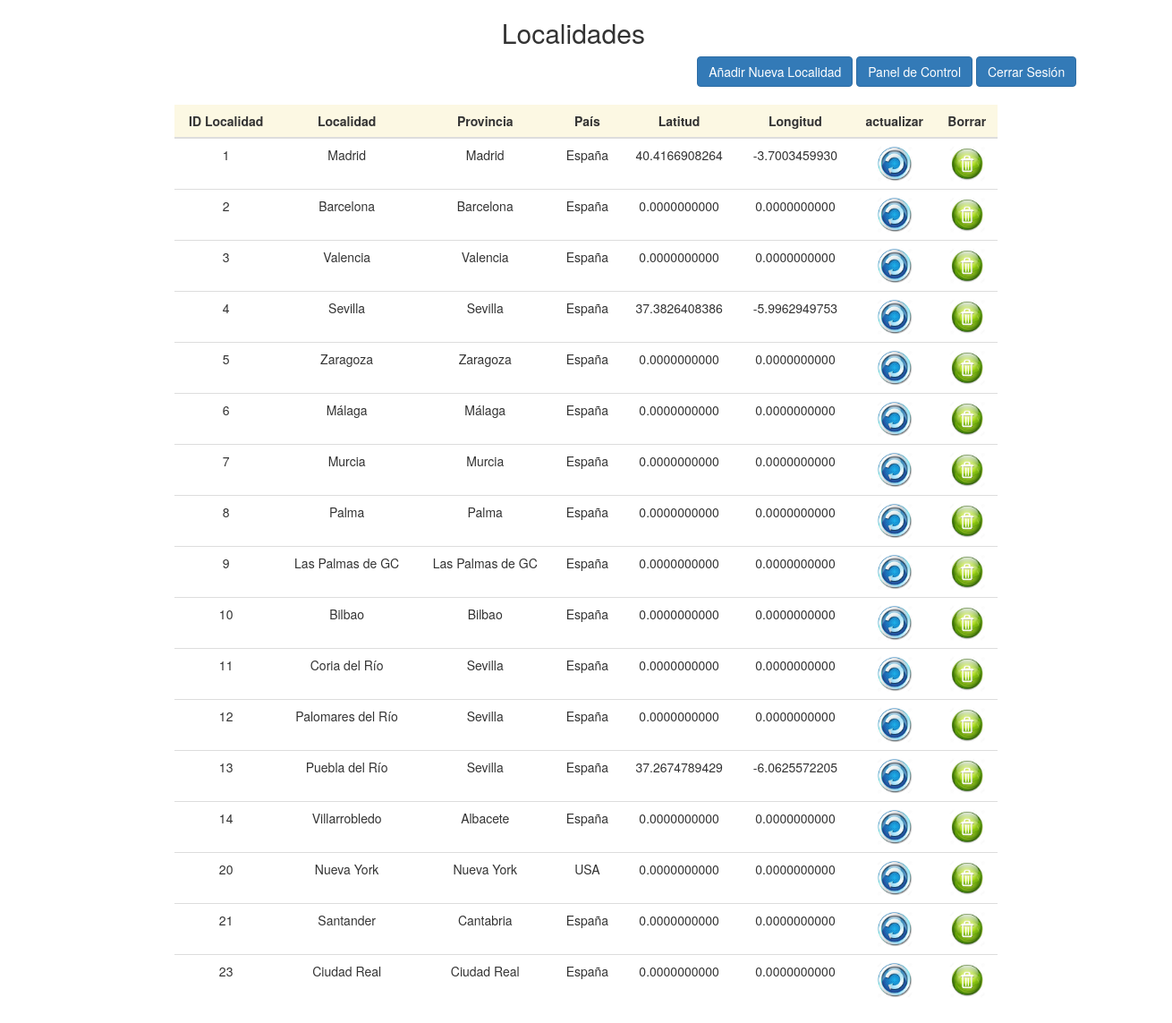
Page /localidades/editar_localidades.php (signed in) on the committed database.
### tables this page shows
CREATE TABLE `lugar` (
  `ID_LUGAR` int(5) NOT NULL,
  `LOCALIDAD` varchar(50) NOT NULL,
  `PROVINCIA` varchar(50) DEFAULT NULL,
  `PAIS` varchar(50) DEFAULT NULL,
  `LATITUD` float(12,10) DEFAULT NULL,
  `LONGITUD` float(12,10) DEFAULT NULL
);

### localidades/editar_localidades.php (the view, shortened to what this page needs)
<!DOCTYPE html>
<html>
  <head>
    <link rel="stylesheet" href="../css/bootstrap.min.css">
  </head>
  <body>
    <?php
    include '../usuarios/conexion.php';
    if ($resultado = $connection->query('SELECT ID_LUGAR, LOCALIDAD, PROVINCIA, PAIS, LATITUD, LONGITUD FROM lugar;')) {
    ?>
    <div class="col-md-offset-5 col-md-5">
        <h2>Localidades</h2>
    </div>
    <br>
    <div class="col-md-offset-7 col-md-6">
      <a class="btn btn-primary" href="nueva_localidad.php" role="button">Añadir Nueva Localidad</a>
      <a class="btn btn-primary" href="../usuarios/control_panel.php" role="button">Panel de Control</a>
      <a class="btn btn-primary" href="../usuarios/logout.php" role="button">Cerrar Sesión</a>
    <br><br>
    </div>
    <div class="container">
    <div class="col-md-offset-1 col-md-10">
    <div class="table-responsive">
    <table class="table table-hover">
      <thead>
        <tr class="warning">
          <th>ID Localidad</th>
          <th>Localidad</th>
          <th>Provincia</th>
          <th>País</th>
          <th>Latitud</th>
          <th>Longitud</th>
          <th>actualizar</th>
          <th>Borrar</th>
        </thead>
    <?php
          while ($objeto = $resultado->fetch_object()) {
              echo '<tr>';
              echo '<td>'.$objeto->ID_LUGAR.'</td>';
              echo '<td>'.$objeto->LOCALIDAD.'</td>';
              echo '<td>'.$objeto->PROVINCIA.'</td>';
              echo '<td>'.$objeto->PAIS.'</td>';
              echo '<td>'.$objeto->LATITUD.'</td>';
              echo '<td>'.$objeto->LONGITUD.'</td>';
              echo '<td><a title="actualizar" href="actualizar_localidad.php?id='.$objeto->ID_LUGAR.'">
              <img width="40" height="40" src="../img/img_edicion/actualizar.jpg" alt="actualiza"/></a></td>';
              echo '<td><a title="borrar" href="borrar_localidad.php?id='.$objeto->ID_LUGAR.'">
              <img width="40" height="40" src="../img/img_edicion/borrar.jpg" alt="borra"/></a></td>';
              echo '</tr>';
          }
      }
 ?>
</table>
    </div>
  </div>
</div>
  </body>
</html>

### localidades/editar_localidades.php (style rules this page uses)
table { text-align: center; border-collapse: collapse; }
th { text-align: center; }

### rows in the picture
lugar: ID_LUGAR "1", LOCALIDAD "Madrid", PROVINCIA "Madrid", PAIS "España", LATITUD "40.4166908264", LONGITUD "-3.7003459930"
lugar: ID_LUGAR "2", LOCALIDAD "Barcelona", PROVINCIA "Barcelona", PAIS "España", LATITUD "0.0000000000", LONGITUD "0.0000000000"
lugar: ID_LUGAR "3", LOCALIDAD "Valencia", PROVINCIA "Valencia", PAIS "España", LATITUD "0.0000000000", LONGITUD "0.0000000000"
lugar: ID_LUGAR "4", LOCALIDAD "Sevilla", PROVINCIA "Sevilla", PAIS "España", LATITUD "37.3826408386", LONGITUD "-5.9962949753"
lugar: ID_LUGAR "5", LOCALIDAD "Zaragoza", PROVINCIA "Zaragoza", PAIS "España", LATITUD "0.0000000000", LONGITUD "0.0000000000"
lugar: ID_LUGAR "6", LOCALIDAD "Málaga", PROVINCIA "Málaga", PAIS "España", LATITUD "0.0000000000", LONGITUD "0.0000000000"
lugar: ID_LUGAR "7", LOCALIDAD "Murcia", PROVINCIA "Murcia", PAIS "España", LATITUD "0.0000000000", LONGITUD "0.0000000000"
lugar: ID_LUGAR "8", LOCALIDAD "Palma", PROVINCIA "Palma", PAIS "España", LATITUD "0.0000000000", LONGITUD "0.0000000000"
lugar: ID_LUGAR "9", LOCALIDAD "Las Palmas de GC", PROVINCIA "Las Palmas de GC", PAIS "España", LATITUD "0.0000000000", LONGITUD "0.0000000000"
lugar: ID_LUGAR "10", LOCALIDAD "Bilbao", PROVINCIA "Bilbao", PAIS "España", LATITUD "0.0000000000", LONGITUD "0.0000000000"
lugar: ID_LUGAR "11", LOCALIDAD "Coria del Río", PROVINCIA "Sevilla", PAIS "España", LATITUD "0.0000000000", LONGITUD "0.0000000000"
lugar: ID_LUGAR "12", LOCALIDAD "Palomares del Rí­o", PROVINCIA "Sevilla", PAIS "España", LATITUD "0.0000000000", LONGITUD "0.0000000000"
lugar: ID_LUGAR "13", LOCALIDAD "Puebla del Rí­o", PROVINCIA "Sevilla", PAIS "España", LATITUD "37.2674789429", LONGITUD "-6.0625572205"
lugar: ID_LUGAR "14", LOCALIDAD "Villarrobledo", PROVINCIA "Albacete", PAIS "España", LATITUD "0.0000000000", LONGITUD "0.0000000000"
lugar: ID_LUGAR "20", LOCALIDAD "Nueva York", PROVINCIA "Nueva York", PAIS "USA", LATITUD "0.0000000000", LONGITUD "0.0000000000"
lugar: ID_LUGAR "21", LOCALIDAD "Santander", PROVINCIA "Cantabria", PAIS "España", LATITUD "0.0000000000", LONGITUD "0.0000000000"
lugar: ID_LUGAR "23", LOCALIDAD "Ciudad Real", PROVINCIA "Ciudad Real", PAIS "España", LATITUD "0.0000000000", LONGITUD "0.0000000000"
